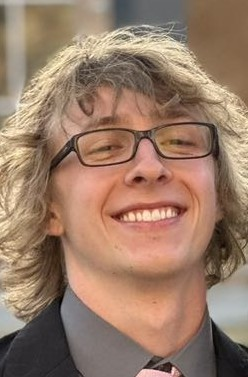
#> input picture projects/hw2/headshot.jpg, 248 x 377 px
$ python hw2.py
#> lines starting #> are read from the running program, lines starting #| are printed output that depends on the picture
from skimage import io, img_as_float32, transform
from skimage.color import rgb2gray
import matplotlib.pyplot as plt
import numpy as np

def main():
    img = io.imread("headshot.jpg")
#> img is the input picture: shape (377, 248, 3); mean R, G, B 153, 123.5, 103.7
    float_img = img_as_float32(img[:, :, :3])
    gray_img = rgb2gray(float_img)
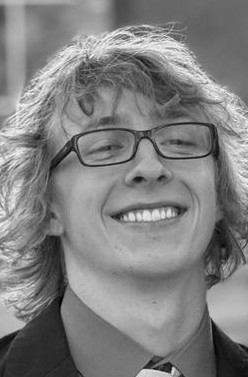
#> gray_img: shape (377, 248) float32; min 0.0014, max 0.979, mean 0.503
    kernal1 = np.array([[1, 2, 1], [0, 0, 0], [-1, -2, -1]])
    kernal2 = np.array([[0, 0, 0], [0, 2, 0], [0, 0, 0]]) - ((1/9) * np.array([[1, 1, 1], [1, 1, 1], [1, 1, 1]]))
    kernal3 = (1/16) * np.array([[1, 2, 1], [2, 4, 2], [1, 2, 1]])


    downsampled_img = transform.rescale(gray_img, 0.5)
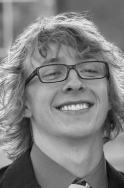
#> downsampled_img: shape (188, 124) float32; min 0.0284, max 0.924, mean 0.503
    height, width = downsampled_img.shape
#> height = 188; width = 124
    f1_img = np.empty([height - 2, width - 2])
    f2_img = np.empty([height - 2, width - 2])
    f3_img = np.empty([height - 2, width - 2])

    for y in range(height - 2):
        for x in range(width - 2):
            img_sample = np.array([[downsampled_img[y, x], downsampled_img[y, x+1], downsampled_img[y, x+2]],
                               [downsampled_img[y+1, x], downsampled_img[y+1, x+1], downsampled_img[y+1, x+2]],
                               [downsampled_img[y+2, x], downsampled_img[y+2, x+1], downsampled_img[y+2, x+2]]])

            # f1
            new_value = np.sum(img_sample * kernal1)
            if new_value < 0:
                f1_img[y, x] = 0
            elif new_value > 1:
                f1_img[y, x] = 1
            else:
                f1_img[y, x] = new_value
            # f2
            f2_img[y, x] = np.sum(img_sample * kernal2)
            # f3
            f3_img[y, x] = np.sum(img_sample * kernal3)
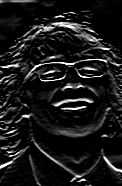
#> f1_img: shape (186, 122) float64; min 0, max 1, mean 0.101
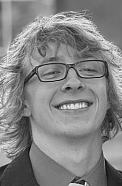
#> f2_img: shape (186, 122) float64; min -0.0833, max 1.05, mean 0.503; drawn with min black and max white
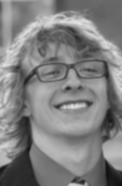
#> f3_img: shape (186, 122) float64; min 0.0607, max 0.887, mean 0.503

    plt.imsave("deliverables/downsampled_img.png", downsampled_img, cmap="gray")
    plt.imsave("deliverables/f1_img.png", f1_img, cmap="gray")
    plt.imsave("deliverables/f2_img.png", f2_img, cmap="gray")
    plt.imsave("deliverables/f3_img.png", f3_img, cmap="gray")


if __name__ == "__main__":
    main()
